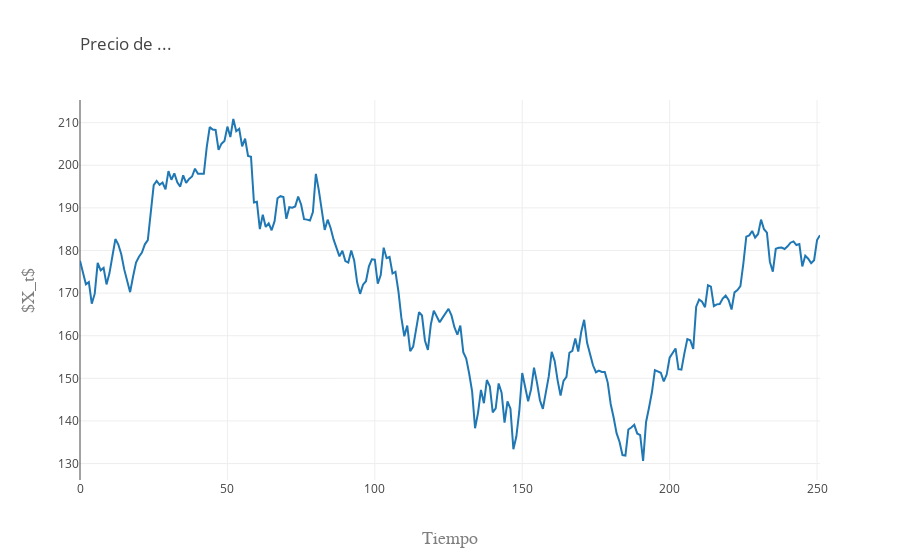

Notebook code cell kept with this figure:
### Markdown cell above
**Gráfica de la acción**

### Code cell
trace1 = go.Scatter(
    y = X,
    x = np.arange(N),
    name = '$X_1$'
)

data = [trace1]
layout = go.Layout(
    title=go.layout.Title(
        text='Precio de ...',
        xref='paper',
        x=0
    ),
    xaxis=go.layout.XAxis(
        title=go.layout.xaxis.Title(
            text='Tiempo',
            font=dict(
                family='Arial',
                size=18,
                color='#7f7f7f'
            )
        )
    ),
    yaxis=go.layout.YAxis(
        title=go.layout.yaxis.Title(
            text='$X_t$',
            font=dict(
                family='Arial',
                size=18,
                color='#7f7f7f'
            )
        )
    )
)
fig = go.Figure(data=data, layout=layout)
py.iplot(fig, filename='Accion')

### Figure 1 — Plotly figure (JSON) as saved in the notebook; plotly's stock layout.template omitted (floating-point values rounded to 4 significant figures; data arrays with more than 128 entries replaced by an {"elided": "..."} marker saying what was removed)
{"data": [{"name": "$X_1$", "type": "scatter", "uid": "a269cb34-1247-4c4d-955a-730711b2fba6", "x": {"elided": "252 int values"}, "y": {"elided": "252 float values"}}], "layout": {"autosize": true, "title": {"text": "Precio de ...", "x": 0, "xref": "paper"}, "xaxis": {"autorange": true, "range": [0, 251], "title": {"font": {"color": "#7f7f7f", "family": "Arial", "size": 18}, "text": "Tiempo"}, "type": "linear"}, "yaxis": {"autorange": true, "range": [126.1, 215.3], "title": {"font": {"color": "#7f7f7f", "family": "Arial", "size": 18}, "text": "$X_t$"}, "type": "linear"}}}
